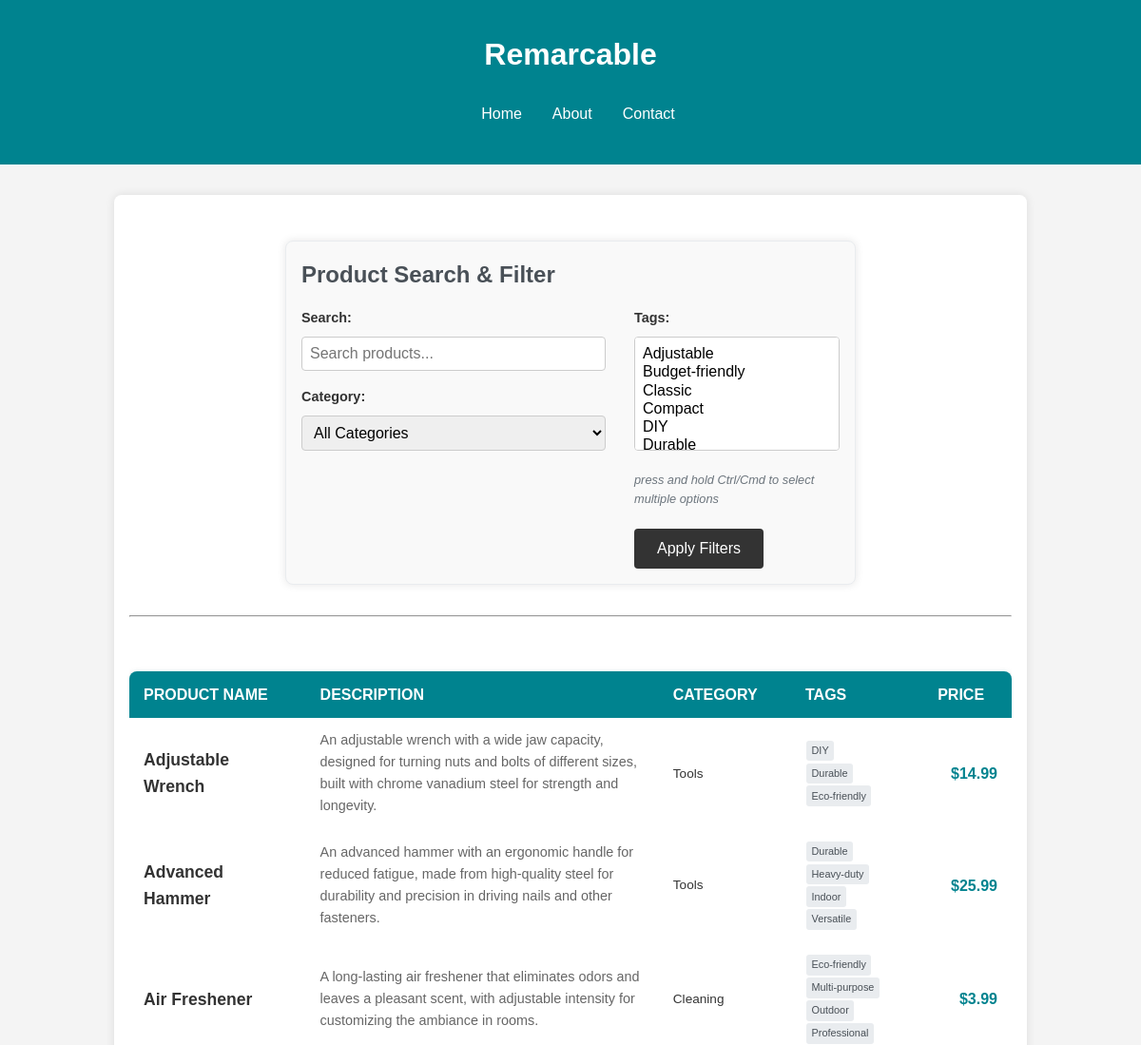
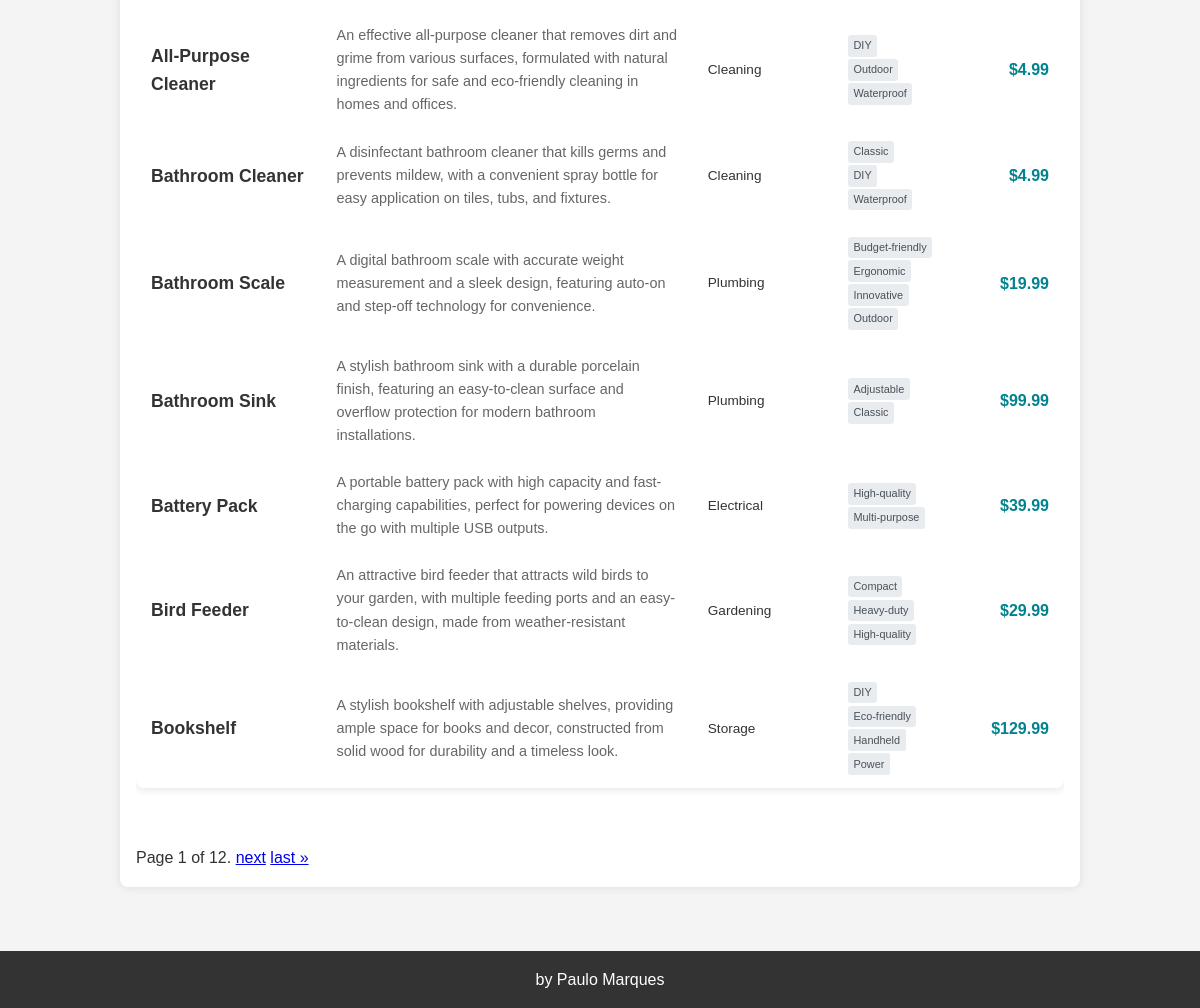
The page / on the database its author committed (2 pictures, top to bottom).
### core/models.py (models this page shows, shortened)
class Product(models.Model):
    name = models.CharField(max_length=100, null=False)
    description = models.TextField(null=True, blank=True)
    category = models.ForeignKey(Category, on_delete=models.CASCADE, related_name='products')
    tags = models.ManyToManyField(Tag, related_name='products', blank=True)
    stock_count = models.IntegerField(default=0)
    price = models.DecimalField(max_digits=10, decimal_places=2, null=False)
    class Meta:
        constraints = [
            models.UniqueConstraint(
                Lower('name'),
                name='name_unique_case_insensitive'
            ),
            models.CheckConstraint(
                check=models.Q(stock_count__gt=0),
                name='stock_count_must_be_gt0'
            ),
            models.CheckConstraint(
                check=models.Q(price__gt=0),
                name='price_must_be_gt0'
            ),
        ]
    objects = ProductManager()

class Category(models.Model):
    name = models.CharField(max_length=100, null=False, unique=True)
    class Meta:
        verbose_name_plural = "Categories"
        constraints = [
            models.UniqueConstraint(
                Lower('name'),
                name='name_unique_ci'
            )
        ]
    def __str__(self):
        return self.name

class Tag(models.Model):
    name = models.CharField(max_length=50, null=False)
    def __str__(self):
        return self.name

### core/views.py (the view)
# urls.py: path('', views.search, name='search'),
def search(request):
    form = ProductSearchForm(request.POST or None)
    if form.is_valid():
        products = search_products(form.cleaned_data)
    else:
        products = Product.objects.all().order_by('name')
    paginator = Paginator(products, 10)  # 10 products per page
    page_number = request.GET.get('page')
    page_object = paginator.get_page(page_number)
    return render(request, 'core/search.html', {'form': form, 'page_obj': page_object})

### core/forms.py
class ProductSearchForm(forms.Form):
    search = forms.CharField(
        required=False,
        label='Search',
        widget=forms.TextInput(attrs={'placeholder': 'Search products...'})
    )
    category = forms.ModelChoiceField(
        queryset=Category.objects.all(),
        required=False,
        label='Category',
        empty_label='All Categories'
    )
    tags = forms.ModelMultipleChoiceField(
        queryset=Tag.objects.all(),
        required=False,
        label='Tags',
        widget=forms.SelectMultiple
    )

### core/templates/core/search.html (shortened to what this page needs)
{% extends "base.html" %}
{% block content %}
<form method="POST" action="{% url 'search' %}" class="search-form">
  <h1>Product Search & Filter</h1>
  <div class="form-columns">
    <div class="form-column">
      <div class="form-group">{{ form.search.label_tag }} {{ form.search }}</div>
      <div class="form-group">{{ form.category.label_tag }} {{ form.category }}</div>
    </div>
    <div class="form-column">
      <div class="form-group">{{ form.tags.label_tag }} {{ form.tags }}</div>
      <p>press and hold Ctrl/Cmd to select multiple options</p>
      <button type="submit" class="apply-filters-btn">Apply Filters</button>
    </div>
  </div>
</form>
<hr />
<div class="products-table">
  <table class="table">
    <thead>
      <tr>
        <th>Product Name</th>
        <th>Description</th>
        <th>Category</th>
        <th>Tags</th>
        <th>Price</th>
      </tr>
    </thead>
    <tbody>
      {% for product in page_obj %}
      <tr>
        <td class="product-name">{{ product.name }}</td>
        <td class="product-description">{{ product.description }}</td>
        <td class="product-category">{{ product.category.name }}</td>
        <td class="product-tags">
          {% for tag in product.tags.all %}
          <span class="tag">{{ tag }}</span>
          {% if not forloop.last %}
          <br />
          {% endif %} {% endfor %}
        </td>
        <td class="product-price">${{ product.price }}</td>
      </tr>
      {% empty %}
      <tr>
        <td colspan="4" class="no-products">No products match your criteria.</td>
      </tr>
      {% endfor %}
    </tbody>
  </table>
</div>
<div class="pagination">
  <span class="current"> Page {{ page_obj.number }} of {{ page_obj.paginator.num_pages }}. </span>
  {% if page_obj.has_next %}
  <a href="?{{ request.GET.urlencode }}&page={{ page_obj.next_page_number }}">next</a>
  <a href="?{{ request.GET.urlencode }}&page={{ page_obj.paginator.num_pages }}">last &raquo;</a>
  {% endif %}
</div>
{% endblock %}

### core/templates/base.html (shortened to what this page needs)
<!DOCTYPE html>
<html lang="en">
<head>
    {% load static %}
    <link rel="stylesheet" href="{% static 'css/style.css' %}">
</head>
<body>
    <header>
        <h1>Remarcable</h1>
        <nav>
            {% block nav %}
            <ul>
                <li><a href="/">Home</a></li>
                <li><a href="/about/">About</a></li>
                <li><a href="/contact/">Contact</a></li>
            </ul>
            {% endblock %}
        </nav>
    </header>
    <main>
        {% block content %}{% endblock %}
    </main>
    <footer>
        <p>by Paulo Marques</p>
    </footer>
</body>
</html>

### core/static/css/style.css (style rules this page uses)
* { margin: 0; padding: 0; box-sizing: border-box; }
body { font-family: Arial, sans-serif; line-height: 1.6; color: #333; background-color: #f4f4f4; display: flex; flex-direction: column; min-height: 100vh; }
ul { margin: 1rem 0; padding-left: 1rem; }
li { margin: 0.5rem 0; }
header { background-color: rgb(0, 131, 143); color: #fff; padding: 1rem; text-align: center; }
header h1 { margin-top: 1rem; margin-bottom: 0.5rem; }
nav ul { list-style: none; display: flex; justify-content: center; gap: 1rem; }
nav a { color: #fff; text-decoration: none; padding: 0.5rem; transition: background-color 0.3s; }
.search-form { max-width: 900px; width: 100%; margin: 0 auto 20px auto; padding: 15px; background: #f8f9fa; border-radius: 8px; border: 1px solid #e9ecef; }
.search-form h1 { margin: 0 0 15px 0; font-size: 1.5rem; color: #495057; }
.form-columns { display: flex; gap: 30px; align-items: flex-start; }
.form-column { flex: 1; }
.form-group { margin-bottom: 15px; }
.form-group label { display: block; margin-bottom: 3px; font-weight: 500; font-size: 0.9rem; color: #6c757d; }
.form-group input, .form-group select { padding: 6px 10px; border: 1px solid #ced4da; border-radius: 4px; font-size: 0.9rem; width: 100%; max-width: 320px; }
.form-group input[type="text"] { min-width: 320px; }
.apply-filters-btn { padding: 8px 20px; background-color: #007bff; color: white; border: none; border-radius: 4px; cursor: pointer; font-size: 0.9rem; margin-top: 10px; }
.search-form p { margin: 5px 0 10px 0; font-size: 0.8rem; color: #6c757d; font-style: italic; }
main { width: 80vw; margin: 2rem auto; padding: 1rem; background-color: #fff; border-radius: 8px; box-shadow: 0 0 10px rgba(0, 0, 0, 0.1); flex: 1; }
footer { text-align: center; padding: 1rem; background-color: #333; color: #fff; margin-top: 2rem; }
.search-form { max-width: 600px; margin: 2rem auto; padding: 1rem; background-color: #f9f9f9; border-radius: 8px; box-shadow: 0 0 10px rgba(0, 0, 0, 0.1); }
.form-group { margin-bottom: 1rem; }
.form-group label { display: block; margin-bottom: 0.5rem; font-weight: bold; color: #333; }
.form-group input[type="text"], .form-group select { width: 100%; padding: 0.5rem; border: 1px solid #ccc; border-radius: 4px; font-size: 1rem; }
.form-group select[multiple] { height: 120px; }
button[type="submit"] { padding: 0.75rem 1.5rem; background-color: #333; color: #fff; border: none; border-radius: 4px; font-size: 1rem; cursor: pointer; transition: background-color 0.3s; }
.apply-filters-btn { padding: 0.75rem 1.5rem; background-color: #007bff; color: #fff; border: none; border-radius: 4px; font-size: 1rem; cursor: pointer; transition: background-color 0.3s; }
.products-table { margin: 2rem 0; overflow-x: auto; }
.table { width: 100%; border-collapse: collapse; box-shadow: 0 2px 8px rgba(0, 0, 0, 0.1); border-radius: 8px; overflow: hidden; table-layout: fixed; }
.table th:nth-child(1), .table td:nth-child(1) { width: 20%; }
.table th:nth-child(2), .table td:nth-child(2) { width: 40%; }
.table th:nth-child(3), .table td:nth-child(3) { width: 15%; }
.table th:nth-child(4), .table td:nth-child(4) { width: 15%; }
.table th:nth-child(5), .table td:nth-child(5) { width: 10%; }
.product-name { font-weight: bold; font-size: 1.1em; color: #333; }
.product-description { font-size: 0.9em; color: #666; max-width: 300px; }
.product-category { font-size: 0.85em; }
.product-tags { font-size: 0.85em; }
.tag { display: inline-block; background-color: #e9ecef; color: #495057; padding: 0.2em 0.5em; border-radius: 3px; margin: 0.1em; font-size: 0.8em; }
.product-price { font-weight: bold; color: rgb(0, 131, 143); text-align: right; }
table { width: 100%; border-collapse: collapse; margin: 25px 0; font-family: sans-serif; min-width: 400px; box-shadow: 0 0 20px rgba(0, 0, 0, 0.15); border-radius: 5px; overflow: hidden; }
th, td { padding: 12px 15px; text-align: left; }
thead tr { background-color: rgb(0, 131, 143); color: #fff; text-transform: uppercase; }

### rows shown on the page
Product: name "Adjustable Wrench", description "An adjustable wrench with a wide jaw capacity, designed for turning nuts and bolts of different sizes, built with chrome vanadium steel for strength and longevity.", category.name "Tools", price "14.99"
Tag: name "DIY"
Tag: name "Durable"
Tag: name "Eco-friendly"
Product: name "Advanced Hammer", description "An advanced hammer with an ergonomic handle for reduced fatigue, made from high-quality steel for durability and precision in driving nails and other fasteners.", category.name "Tools", price "25.99"
Tag: name "Heavy-duty"
Tag: name "Indoor"
Tag: name "Versatile"
Product: name "Air Freshener", description "A long-lasting air freshener that eliminates odors and leaves a pleasant scent, with adjustable intensity for customizing the ambiance in rooms.", category.name "Cleaning", price "3.99"
Tag: name "Multi-purpose"
Tag: name "Outdoor"
Tag: name "Professional"
Product: name "All-Purpose Cleaner", description "An effective all-purpose cleaner that removes dirt and grime from various surfaces, formulated with natural ingredients for safe and eco-friendly cleaning in homes and offices.", category.name "Cleaning", price "4.99"
Tag: name "Waterproof"
Product: name "Bathroom Cleaner", description "A disinfectant bathroom cleaner that kills germs and prevents mildew, with a convenient spray bottle for easy application on tiles, tubs, and fixtures.", category.name "Cleaning", price "4.99"
Tag: name "Classic"
Product: name "Bathroom Scale", description "A digital bathroom scale with accurate weight measurement and a sleek design, featuring auto-on and step-off technology for convenience.", category.name "Plumbing", price "19.99"
Tag: name "Budget-friendly"
Tag: name "Ergonomic"
Tag: name "Innovative"
Product: name "Bathroom Sink", description "A stylish bathroom sink with a durable porcelain finish, featuring an easy-to-clean surface and overflow protection for modern bathroom installations.", category.name "Plumbing", price "99.99"
Tag: name "Adjustable"
Product: name "Battery Pack", description "A portable battery pack with high capacity and fast-charging capabilities, perfect for powering devices on the go with multiple USB outputs.", category.name "Electrical", price "39.99"
Tag: name "High-quality"
Product: name "Bird Feeder", description "An attractive bird feeder that attracts wild birds to your garden, with multiple feeding ports and an easy-to-clean design, made from weather-resistant materials.", category.name "Gardening", price "29.99"
Tag: name "Compact"
Product: name "Bookshelf", description "A stylish bookshelf with adjustable shelves, providing ample space for books and decor, constructed from solid wood for durability and a timeless look.", category.name "Storage", price "129.99"
Tag: name "Handheld"
Tag: name "Power"

### other values the page prints
{{ page_obj.number }} "1"
{{ page_obj.paginator.num_pages }} "12"
